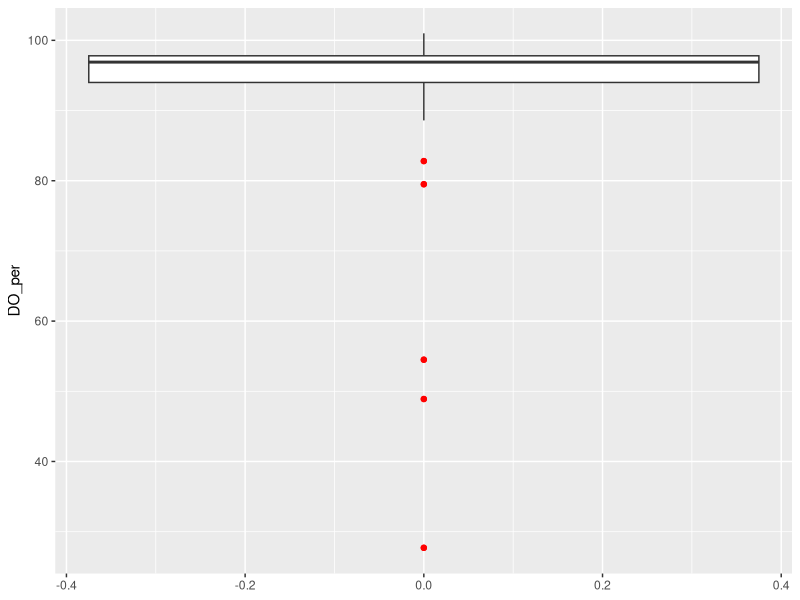
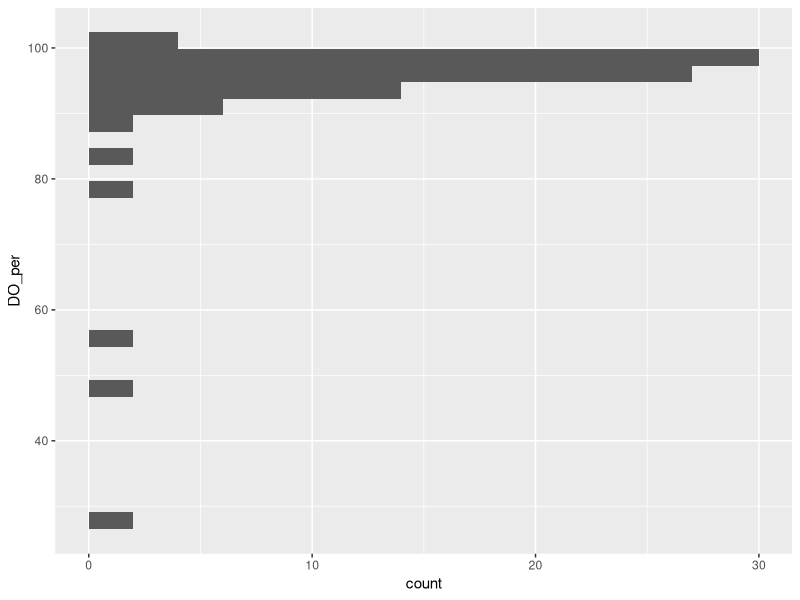
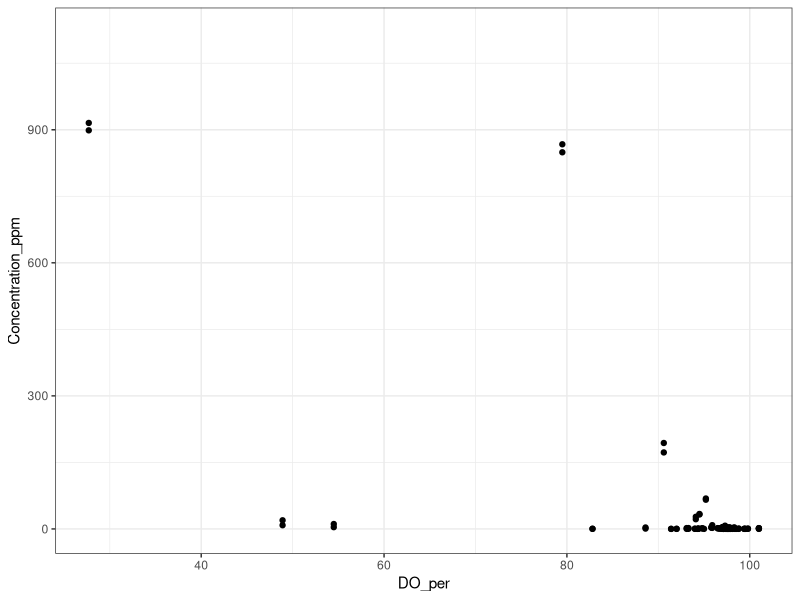
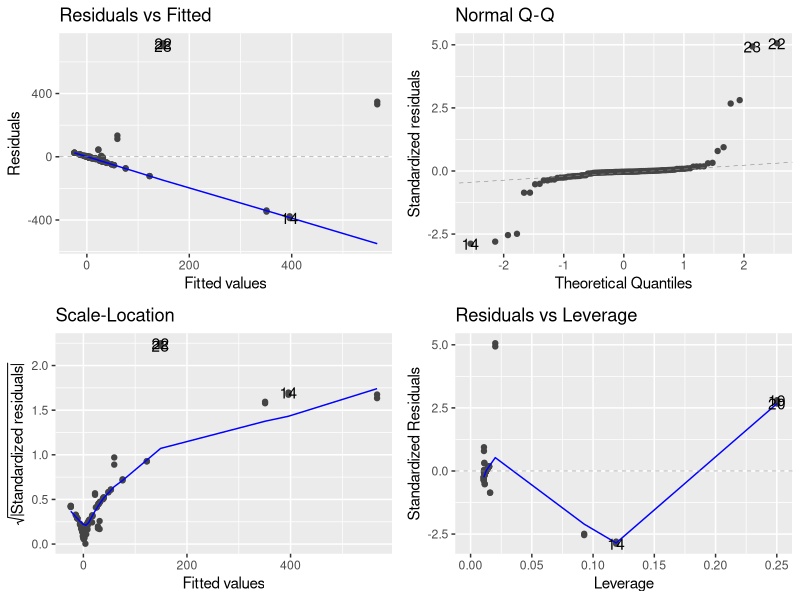
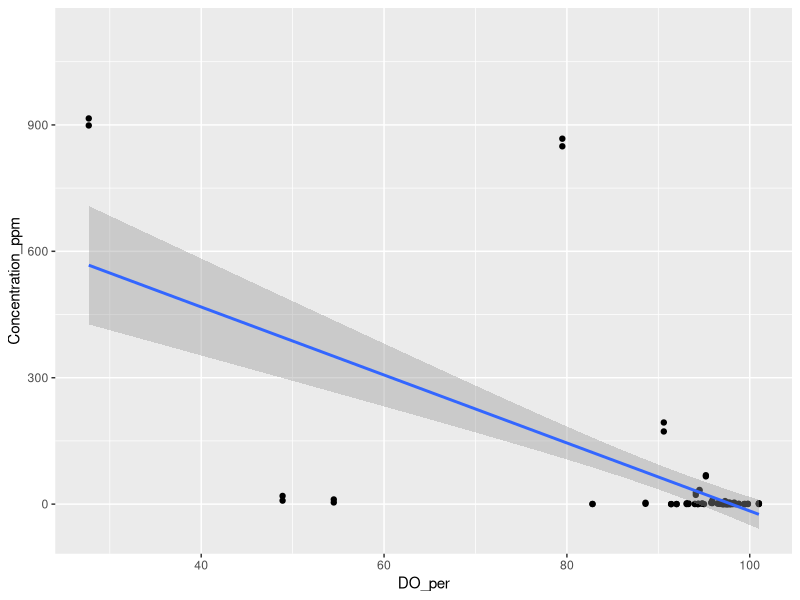

Generate these figures, in order, with R:
## ---- chunk 1
rm(list = ls())
library(tidyverse)
library(here)
library(ggfortify)
library(multcomp)
Stream = read.csv(here("Data", "Bazuro_Capstone_Final.csv"))
## ---- chunk 2
glimpse(Stream)
## ---- chunk 3
Stream <- Stream |> filter(Element == "Fe")
glimpse(Stream)
## ---- chunk 4
ggplot(data = Stream, aes(y = DO_per)) +
  geom_boxplot(outlier.color = "red")
## ---- chunk 5
ggplot(data = Stream, aes(y = DO_per)) +
  geom_histogram()
## ---- chunk 6
ggplot(Stream, aes(x = DO_per, y = Concentration_ppm)) +
  geom_point() +
  theme_bw()
## ---- chunk 7
mod1 = lm(Concentration_ppm ~ DO_per, data = Stream)
## ---- chunk 8
autoplot(mod1)
## ---- chunk 9
mod1 = glm(Concentration_ppm ~ DO_per, data = Stream)
## ---- chunk 10
anova(mod1)
## ---- chunk 11
summary(mod1)
## ---- chunk 12
ggplot(Stream, aes(x = DO_per, y = Concentration_ppm)) +
  geom_point() +
  geom_smooth(method = "glm")
  theme_bw()
